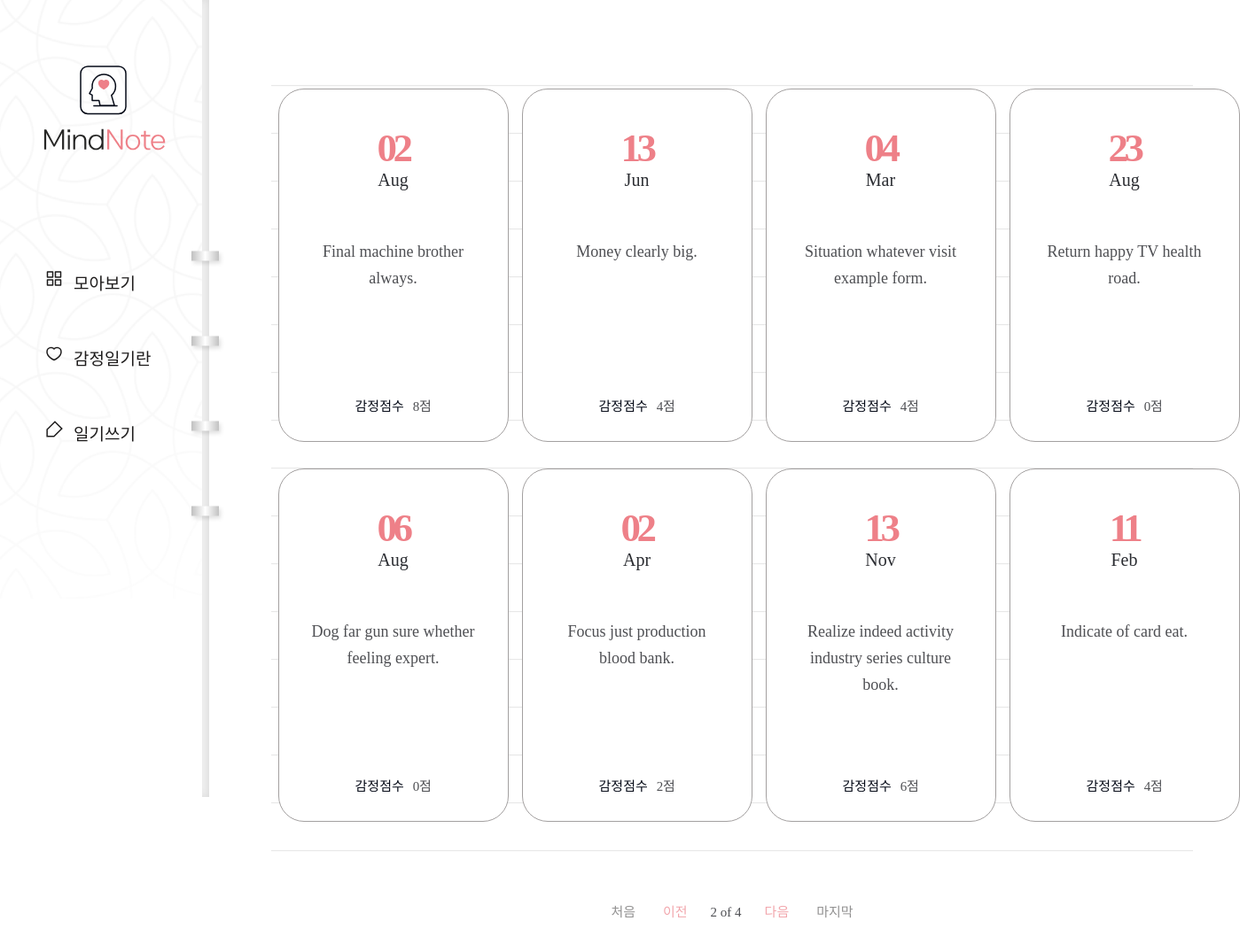
/diary/?page=2, run on an earlier commit of the app's database.
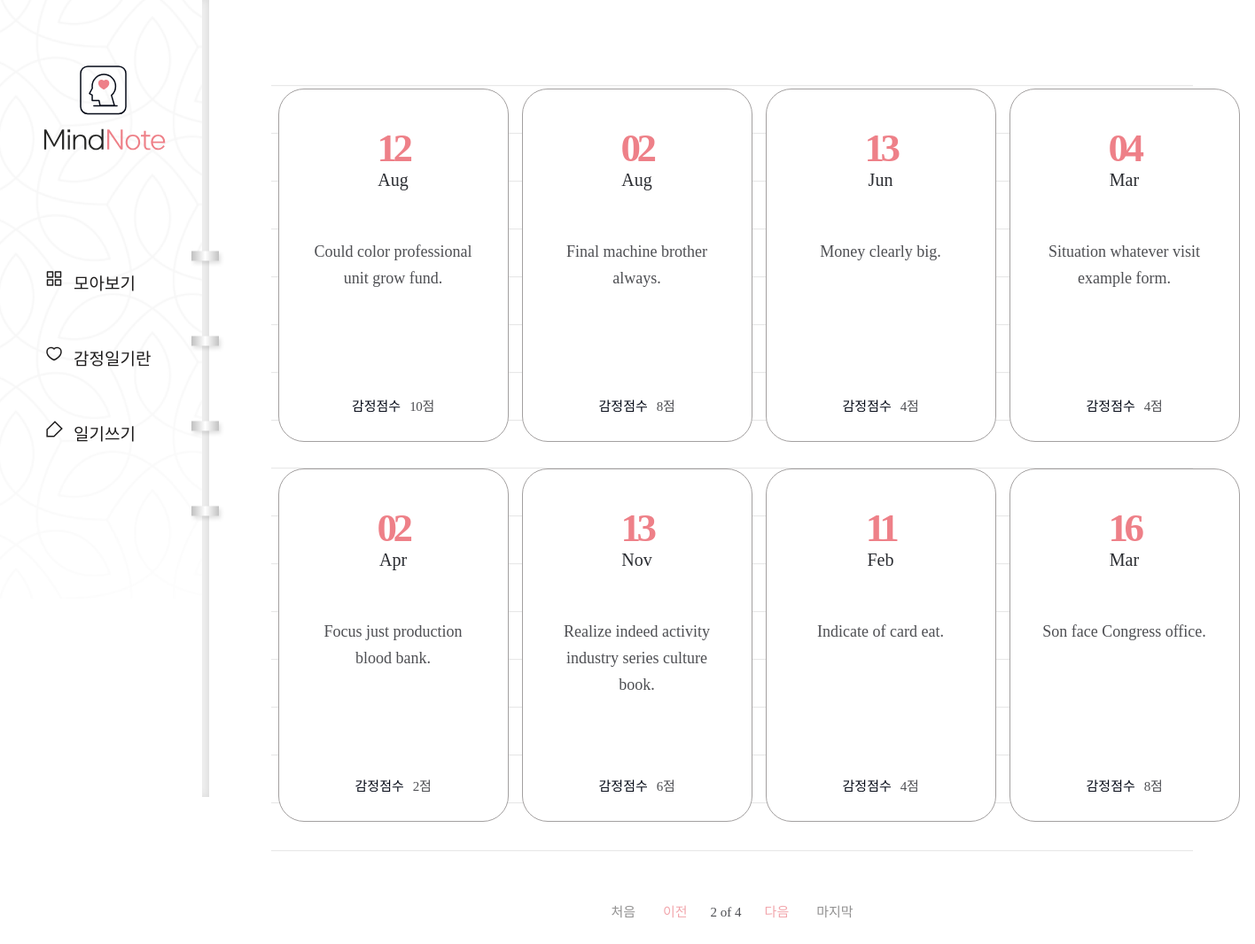
And on a later commit of the database.
### diary/models.py (models this page shows, shortened)
class Page(models.Model):
    title = models.CharField(max_length=100, validators=[validate_no_hash]) # 제목
    content = models.TextField(validators=[validate_no_hash]) # 내용
    feeling = models.CharField(max_length=80, validators=[validate_no_hash, validate_no_numbers]) # 감정 상태
    score = models.IntegerField(validators=[validate_score]) # 감정 점수
    dt_created = models.DateField() # 작성일

### diary/views.py (the view)
# urls.py: path('diary/', views.PageListView.as_view(), name="page-list"), # 일기 목록
class PageListView(ListView):
    model = Page
    ordering = ['-dt_created']
    paginate_by = 8

### diary/templates/diary/page_list.html (shortened to what this page needs)
{% extends './base.html' %}
{% block content %}
{% if page_obj.object_list %}
    <div class="wrap-note">
        <div class="note">
            <div class="note-list">
                <ul>
                    {% for obj in page_obj.object_list %}
                    <li>
                        <a href="{% url 'page-detail' obj.id %}">
                            <div class="date">
                                <span>{{obj.dt_created|date:"d"}}</span>
                                <p>{{obj.dt_created|date:"M"}}</p>
                            </div>
                            <h2>{{obj.title}}</h2>
                            <div class="score">
                                <p>감정점수</p>
                                <span>{{obj.score}}점</span>
                            </div>
                        </a>
                    </li>
                    {% endfor %}
                </ul>
            </div>
            <div class="paging">
                {% if page_obj.has_previous %}
                    <a href="?page=1" class="first">처음</a>
                    <a href="?page={{page_obj.previous_page_number}}" class="prev">이전</a>
                {% endif %}
                <span class="page">
                    <p>{{page_obj.number}} of {{page_obj.paginator.num_pages}}</p>
                </span>
                {% if page_obj.has_next %}
                    <a href="?page={{page_obj.next_page_number}}" class="next">다음</a>
                    <a href="?page={{page_obj.paginator.num_pages}}" class="last">마지막</a>
                {% endif %}
            </div>
        </div>
    </div>
{% endif %}
{% endblock content %}

What changed in the data, as far as the page shows it:
removed Page: dt_created "23", dt_created "Aug", title "Return happy TV health road.", score "0"
removed Page: dt_created "06", dt_created "Aug", title "Dog far gun sure whether feeling expert.", score "0"
now on this page (row unchanged): Page: dt_created "12", dt_created "Aug", title "Could color professional unit grow fund.", score "10"
now on this page (row unchanged): Page: dt_created "16", dt_created "Mar", title "Son face Congress office.", score "8"
